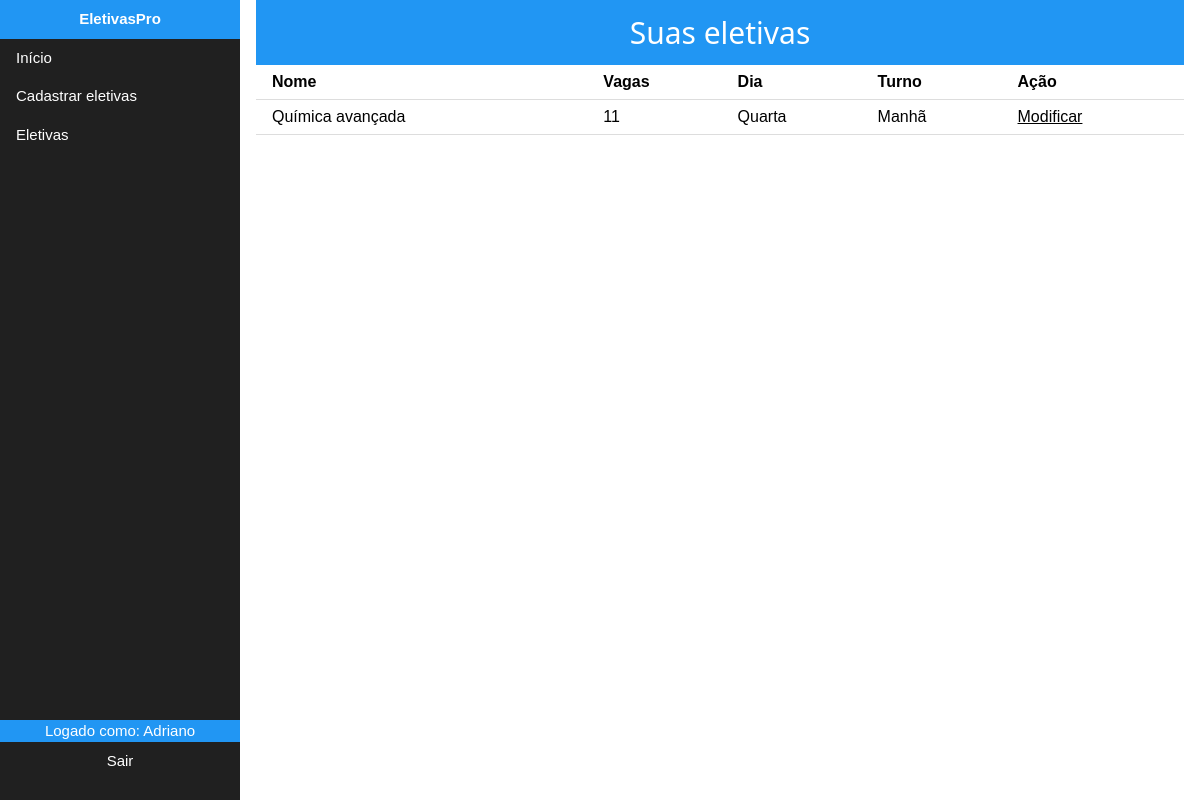
Page /professor/eletivas/ (signed in) on the committed database.
### professor/models.py (models this page shows, shortened)
class Professor(models.Model):
    nome = models.CharField("Nome",max_length=80)
    disciplina = models.CharField("Disciplina",max_length=50)
    sige = models.CharField("Matricula SIGE",max_length=7)
    senha = models.CharField("Senha",max_length =80)

class Eletiva(models.Model):
    dias = (
        ('1','Segunda'),
        ('2','Terça'),
        ('3','Quarta'),
        ('4','Quinta'),
        ('5','Sexta'),
    )
    periodos = (
        ('1', 'Manhã'),
        ('2','Tarde'),
    )
    ativo = (
        (1,'Ativo'),
        (2,'Não Ativo'),
    )
    professor = models.ForeignKey(Professor,on_delete=models.CASCADE)
    nome = models.CharField("Nome",max_length=50)
    vagas = models.IntegerField("Número disponível de vagas",default=32)
    vagas_usadas = models.IntegerField("Vagas_preenchidas (deixe zero!)", default=0)
    dia = models.CharField("Dia da eletiva",max_length=1,choices=dias,default='1')
    periodo = models.CharField("Período da eletiva",max_length=1,choices=periodos,default='1')
    desc = models.TextField("Descrição da eletiva")
    ativa = models.IntegerField("Ativado",choices=ativo,default=1)

### professor/auth_professor.py (the view)
    def checar_logado(request,**kwargs):
        try:
            if request.session['professor_logado'] == True:
                return view(request,**kwargs)
            else:
                return redir_entrar(request,**kwargs)
        except KeyError:
            return redir_entrar(request,**kwargs)

### professor/auth_professor.py (called while the page is built)
def require_professor_logged(view):
    def redir_entrar(request,**kwargs):
        return redirect(reverse("professor:entrar"))
    def checar_logado(request,**kwargs):
        try:
            if request.session['professor_logado'] == True:
                return view(request,**kwargs)
            else:
                return redir_entrar(request,**kwargs)
        except KeyError:
            return redir_entrar(request,**kwargs)
    return checar_logado

### professor/views.py (called while the page is built)
@require_professor_logged
def eletivas(request):
    eletivas = Eletiva.objects.filter(professor__pk = request.session['professor_id'])
    context = {
          'eletivas' : eletivas,
          'professor' : Professor.objects.get(pk=request.session['professor_id']),
          'eletivas' : Eletiva.objects.filter(professor__pk= request.session['professor_id']),
    }
    return render(request, 'eletivas/professor/index.html', context)

### professor/templates/eletivas/professor/index.html (shortened to what this page needs)
{%include 'base/navbar_professor.html'%}
<head>
</head>
<body>
    <div class="w3-container" style="margin-left: 20%;">
    <div class="w3-container w3-blue" style="text-align:center;">
        <h2>Suas eletivas</h2>
    </div>
    <div>
        {% if eletivas is not None %}
        <table class="w3-table w3-bordered">
            <tr>
                <th>Nome</th>
                <th>Vagas</th>
                <th>Dia</th>
                <th>Turno</th>
                <th>Ação</th>
            </tr>
            {% for eletiva in eletivas %}
            <tr>
                <td>{{ eletiva.nome}}</td>
                <td>{{ eletiva.vagas }}</td>
                <td>{{ eletiva.get_dia_display }}</td>
                <td>{{ eletiva.get_periodo_display }}</td>
                <td colspan="3"><a href="{% url 'professor:eletiva' id=eletiva.pk%}">Modificar</a></td>
            </tr>
            {% endfor %}
        </table>
        {% else %}
        <p>Parece que você não possui eletivas cadastradas ainda</p>
        {% endif %}
    </div>
    </div>
</body>

### home/templates/base/navbar_professor.html (shortened to what this page needs)
{% load static %}
<head>
    <link rel="stylesheet" href="{% static 'css/w3.css'%}">
    <link rel="stylesheet" href="{% static 'css/navbar.css' %}">
</head>
<body>
    <div class="w3-sidebar w3-bar-block" style="width:20%;background-color:#202020;color:white;">
        <a href="#index" class="w3-bar-item w3-button w3-blue w3-hover-blue w3-center"><b>EletivasPro</b></a>
        <a href="{%url 'professor:index'%}" class="w3-bar-item w3-button w3-hover-blue">Início</a>
        <a href="{%url 'professor:eletivas_cadastrar'%}" class="w3-bar-item w3-button w3-hover-blue">Cadastrar eletivas</a>
        <button class="w3-button w3-block w3-left-align w3-hover-blue" onclick="ProfessorAccFunc()">
            Eletivas
            </button>
            <div>
                <p class="w3-blue w3-bottom w3-left-align w3-center" style="width: 20%;margin-bottom: 58px;">Logado como: {{professor.nome}}</p>
            </div>
        <a class="w3-bar-item w3-button w3-hover-blue w3-bottom w3-left-align w3-center" style="width: 20%;margin-bottom: 20px;" href="{% url 'professor:sair'%}">Sair</a>
    </div>
</body>

### home/static/css/w3.css (style rules this page uses)
*,*:before,*:after { box-sizing:inherit }
body { margin:0 }
a { background-color:transparent;-webkit-text-decoration-skip:objects }
button,input,select,textarea { font:inherit;margin:0 }
button,input { overflow:visible }
button,select { text-transform:none }
button,html [type=button],[type=reset],[type=submit] { -webkit-appearance:button }
html,body { font-family:Verdana,sans-serif;font-size:15px;line-height:1.5 }
h2 { font-size:30px }
h1,h2,h3,h4,h5,h6 { font-family:"Segoe UI",Arial,sans-serif;font-weight:400;margin:10px 0 }
a { color:inherit }
.w3-table,.w3-table-all { border-collapse:collapse;border-spacing:0;width:100%;display:table }
.w3-bordered tr,.w3-table-all tr { border-bottom:1px solid #ddd }
.w3-table td,.w3-table th,.w3-table-all td,.w3-table-all th { padding:8px 8px;display:table-cell;text-align:left;vertical-align:top }
.w3-table th:first-child,.w3-table td:first-child,.w3-table-all th:first-child,.w3-table-all td:first-child { padding-left:16px }
.w3-btn,.w3-button { border:none;display:inline-block;padding:8px 16px;vertical-align:middle;overflow:hidden;text-decoration:none;color:inherit;background-color:inherit;text-align:center;cursor:pointer;white-space:nowrap }
.w3-btn,.w3-button { -webkit-touch-callout:none;-webkit-user-select:none;-khtml-user-select:none;-moz-user-select:none;-ms-user-select:none;user-select:none }
.w3-sidebar { height:100%;width:200px;background-color:#fff;position:fixed!important;z-index:1;overflow:auto }
.w3-bar-block .w3-bar-item { width:100%;display:block;padding:8px 16px;text-align:left;border:none;white-space:normal;float:none;outline:0 }
.w3-block { display:block;width:100% }
.w3-container:after,.w3-container:before,.w3-panel:after,.w3-panel:before,.w3-row:after,.w3-row:before,.w3-row-padding:after,.w3-row-padding:before, .w3-cell-row:before,.w3-cell-row:after,.w3-clear:after,.w3-clear:before,.w3-bar:before,.w3-bar:after { content:"";display:table;clear:both }
.w3-top,.w3-bottom { position:fixed;width:100%;z-index:1 }
.w3-bottom { bottom:0 }
.w3-container,.w3-panel { padding:0.01em 16px }
.w3-left-align { text-align:left!important }
.w3-center { text-align:center!important }
.w3-blue,.w3-hover-blue:hover { color:#fff!important;background-color:#2196F3!important }

### home/static/css/navbar.css (style rules this page uses)
body { margin: 0; }

### rows in the picture
Professor: nome "Adriano"
Eletiva: nome "Química avançada", vagas "11", dia "Quarta", periodo "Manhã"
